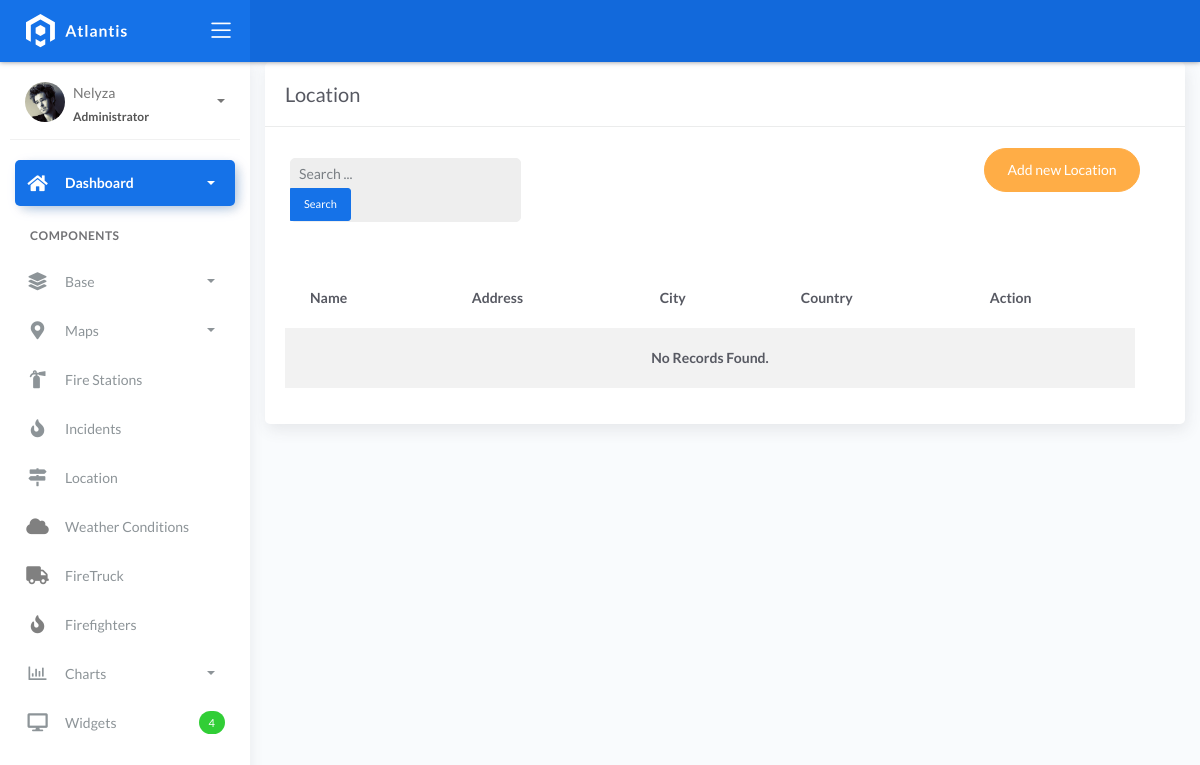
/location_list/, run on an earlier commit of the app's database.
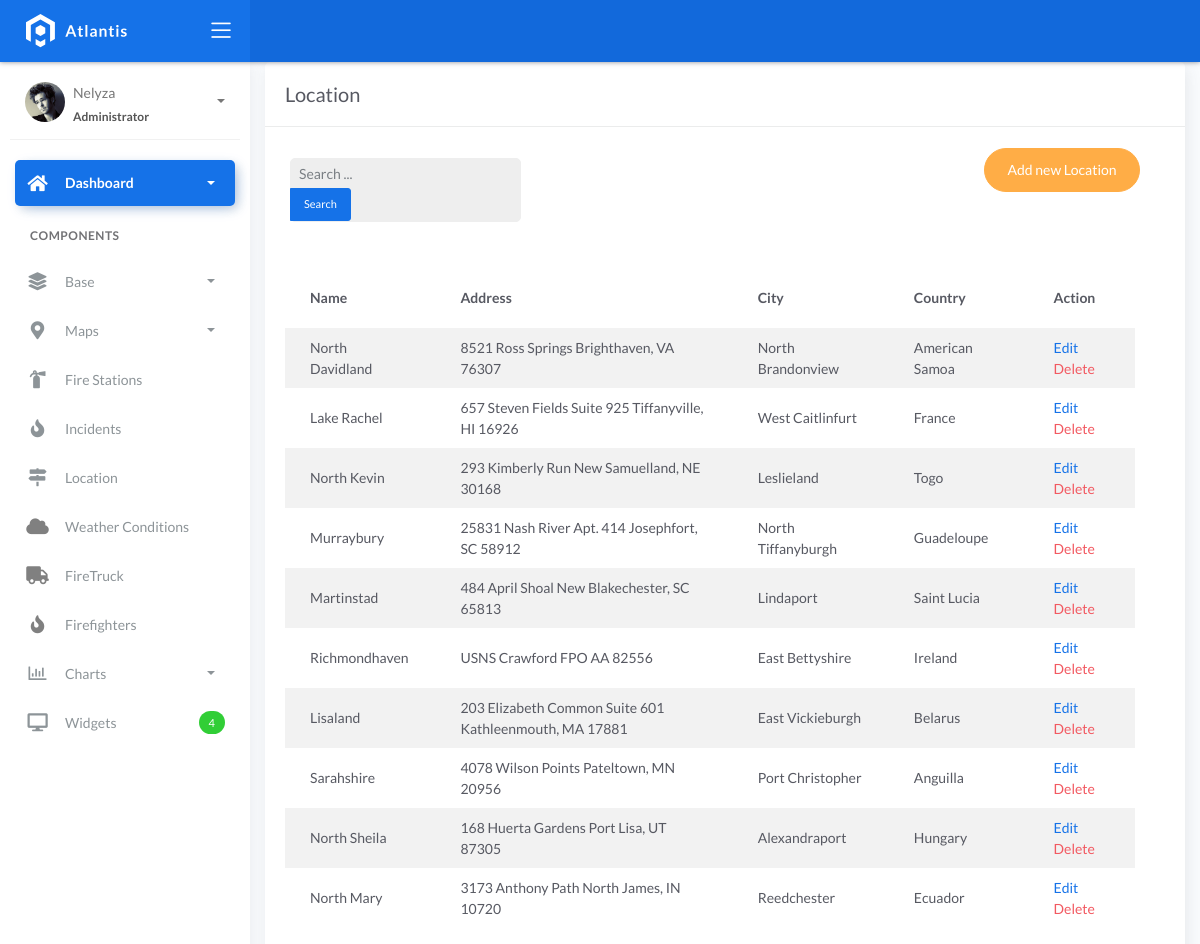
And on a later commit of the database.
### fire/models.py (models this page shows)
class BaseModel(models.Model):
    created_at = models.DateTimeField(auto_now_add=True, db_index=True)
    updated_at = models.DateTimeField(auto_now=True)
    class Meta:
        abstract = True

class Locations(BaseModel):
    name = models.CharField(max_length=150)
    latitude = models.DecimalField(
        max_digits=22, decimal_places=16, null=True, blank=True)
    longitude = models.DecimalField(
        max_digits=22, decimal_places=16, null=True, blank=True)
    address = models.CharField(max_length=150)
    city = models.CharField(max_length=150)  # can be in separate table
    country = models.CharField(max_length=150)  # can be in separate table

### fire/views.py (the view, shortened to what this page needs)
# urls.py: path('location_list/',  LocationListView.as_view(), name='location-list'),
class LocationListView(ListView):
    model = Locations
    template_name = 'location_list.html'
    context_object_name = 'object_list'
    paginate_by = 10
    def get_queryset(self, *args, **kwargs):
        qs = super().get_queryset(*args, **kwargs)
        query = self.request.GET.get("q")
        return qs

### templates/location_list.html (shortened to what this page needs)
{% extends 'base.html' %}
{% load static %}
{% block content %}
<div class="content">
  <div class="container-fluid">
     <div class="row">
      <div class="col-md-12">
        <div class="card">
         <div class="card-header">
           <div class="card-title">Location</div>
        </div>
        <div class="col-md-12 row">
          <div class="col-md-4">
            <form class="navbar-left navbar-form nav-search mr-md-3" action="{% url 'location-list' %}">
              <div class="form-group">
                <div class="input-group">
                  <input type="text" id="search" placeholder="Search ..." class="form-control form-control-sm" name="q" />
                  <div class="input-group-append">
                    <button class="btn btn-sm btn-primary" type="submit">Search</button>
                  </div>
                </div>
              </div>
            </form>
          </div>
        <div class="col-md-2">
         </div>
            <div class="col-md-6">
              <div class="pull-right"> <a href="{% url 'location-add' %}" class="btn btn-warning btn-rounded">Add new Location</a>
        </div>
        </div>
        <div class="card-body">
        <table class="table table-striped mt-3">
        <thead>
            <tr>
              <th scope="col">Name</th>
              <th scope="col">Address</th>
              <th scope="col">City</th>
              <th scope="col">Country</th>
              <th scope="col">Action</th>
            </tr>
            </thead>
            <tbody>
              {% for object in object_list %}
              <tr>
                <td>{{ object.name }}</td>
                <td>{{ object.address }}</td>
                <td>{{ object.city }}</td>
                <td>{{ object.country }}</td>
                <td>
                    <a href="{% url 'location-update' object.id %}">Edit</a>
                    <a href="{% url 'location-delete' object.id %}" class="text-danger">Delete</a>
                </td>
              </tr>
              {% empty %}
              <tr>
                <td colspan="5" style="text-align: center">
                <p class="text-sm font-weight-bold mb-0">No Records Found.</p>
                </td>
            </tr>
              {% endfor %}
              </tbody>
            </table>
           </div>
          </div>
        </div>
      </div>
    </div>
</div>
{% endblock %}

What changed in the data, as far as the page shows it:
added Locations: name "North Davidland", address "8521 Ross Springs Brighthaven, VA 76307", city "North Brandonview", country "American Samoa"
added Locations: name "Lake Rachel", address "657 Steven Fields Suite 925 Tiffanyville, HI 16926", city "West Caitlinfurt", country "France"
added Locations: name "North Kevin", address "293 Kimberly Run New Samuelland, NE 30168", city "Leslieland", country "Togo"
added Locations: name "Murraybury", address "25831 Nash River Apt. 414 Josephfort, SC 58912", city "North Tiffanyburgh", country "Guadeloupe"
added Locations: name "Martinstad", address "484 April Shoal New Blakechester, SC 65813", city "Lindaport", country "Saint Lucia"
added Locations: name "Richmondhaven", address "USNS Crawford FPO AA 82556", city "East Bettyshire", country "Ireland"
added Locations: name "Lisaland", address "203 Elizabeth Common Suite 601 Kathleenmouth, MA 17881", city "East Vickieburgh", country "Belarus"
added Locations: name "Sarahshire", address "4078 Wilson Points Pateltown, MN 20956", city "Port Christopher", country "Anguilla"
added Locations: name "North Sheila", address "168 Huerta Gardens Port Lisa, UT 87305", city "Alexandraport", country "Hungary"
added Locations: name "North Mary", address "3173 Anthony Path North James, IN 10720", city "Reedchester", country "Ecuador"
Also different on the page:
text no longer shown: "No Records Found."
